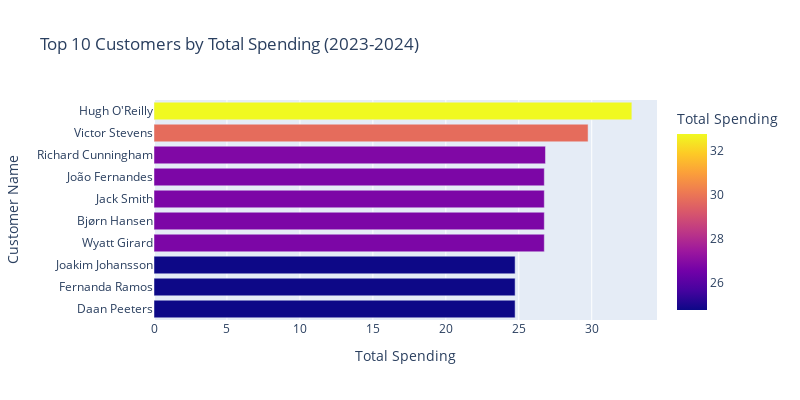

Notebook code cell kept with this figure:
### Code cell
plot_top_customer_2324 = px.bar(
    top_customer_2324.sort_values('total', ascending=True),
    x='total',
    y='full_name',
    title='Top 10 Customers by Total Spending (2023-2024)',
    labels={'full_name': 'Customer Name', 'total': 'Total Spending'},
    orientation='h',
    color='total',
)
plot_top_customer_2324.update_layout(width=800, height=400)
plot_top_customer_2324.show()

### Figure 1 — Plotly figure (JSON) as saved in the notebook; plotly's stock layout.template omitted (floating-point values rounded to 4 significant figures)
{"data": [{"hovertemplate": "Total Spending=%{marker.color}<br>Customer Name=%{y}<extra></extra>", "legendgroup": "", "marker": {"color": [24.75, 24.75, 24.75, 26.75, 26.75, 26.75, 26.75, 26.83, 29.75, 32.75], "coloraxis": "coloraxis", "pattern": {"shape": ""}}, "name": "", "orientation": "h", "showlegend": false, "textposition": "auto", "type": "bar", "x": [24.75, 24.75, 24.75, 26.75, 26.75, 26.75, 26.75, 26.83, 29.75, 32.75], "xaxis": "x", "y": ["Daan Peeters", "Fernanda Ramos", "Joakim Johansson", "Wyatt Girard", "Bjørn Hansen", "Jack Smith", "João Fernandes", "Richard Cunningham", "Victor Stevens", "Hugh O'Reilly"], "yaxis": "y"}], "layout": {"barmode": "relative", "coloraxis": {"colorbar": {"title": {"text": "Total Spending"}}, "colorscale": [[0, "#0d0887"], [0.1111, "#46039f"], [0.2222, "#7201a8"], [0.3333, "#9c179e"], [0.4444, "#bd3786"], [0.5556, "#d8576b"], [0.6667, "#ed7953"], [0.7778, "#fb9f3a"], [0.8889, "#fdca26"], [1, "#f0f921"]]}, "height": 400, "legend": {"tracegroupgap": 0}, "title": {"text": "Top 10 Customers by Total Spending (2023-2024)"}, "width": 800, "xaxis": {"anchor": "y", "domain": [0, 1], "title": {"text": "Total Spending"}}, "yaxis": {"anchor": "x", "domain": [0, 1], "title": {"text": "Customer Name"}}}}
